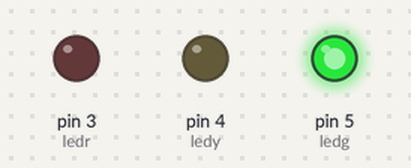
Recording of a sketch running on a simulated Arduino Uno, built with avr-gcc and run on an emulated ATmega328P. On the bench: output pins drawn as LEDs (lit = HIGH).

Above: at 1.0 s.
At 2.5 s:
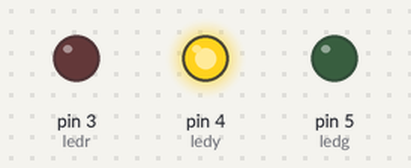
At 4.0 s:
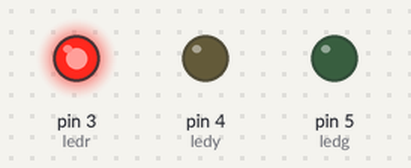
Timing chart, 0 to 6.5 s (numbered marks = the images above):
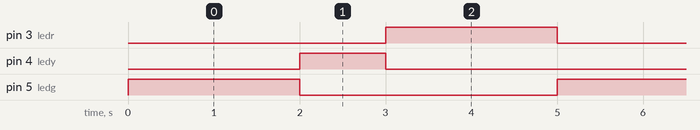

Measured:
- by itself, pin 3 (ledr), pin 5 (ledg): alternates HIGH for 2.0 s and LOW for 3.0 s
- by itself, pin 4 (ledy): alternates HIGH for 1.0 s and LOW for 4.0 s
- by itself, everything shown: repeats every 5.0 s, in 3 steps

The sketch:

Semaforo_Simples.ino
```cpp
// definindo pinos

int ledr = 3;
int ledy = 4;
int ledg = 5;

void setup() {
  //como cada pino se comportara
  pinMode(ledr, OUTPUT);
  pinMode(ledy, OUTPUT);
  pinMode(ledg, OUTPUT);
}

void loop() {

  digitalWrite(ledr, LOW);
  digitalWrite(ledy, LOW);
  digitalWrite(ledg, HIGH);

  delay(2000);

  digitalWrite(ledy, HIGH);
  digitalWrite(ledr, LOW);
  digitalWrite(ledg, LOW);

  delay(1000);

  digitalWrite(ledr, HIGH);
  digitalWrite(ledy, LOW);
  digitalWrite(ledg, LOW);

  delay(2000);
}
```
